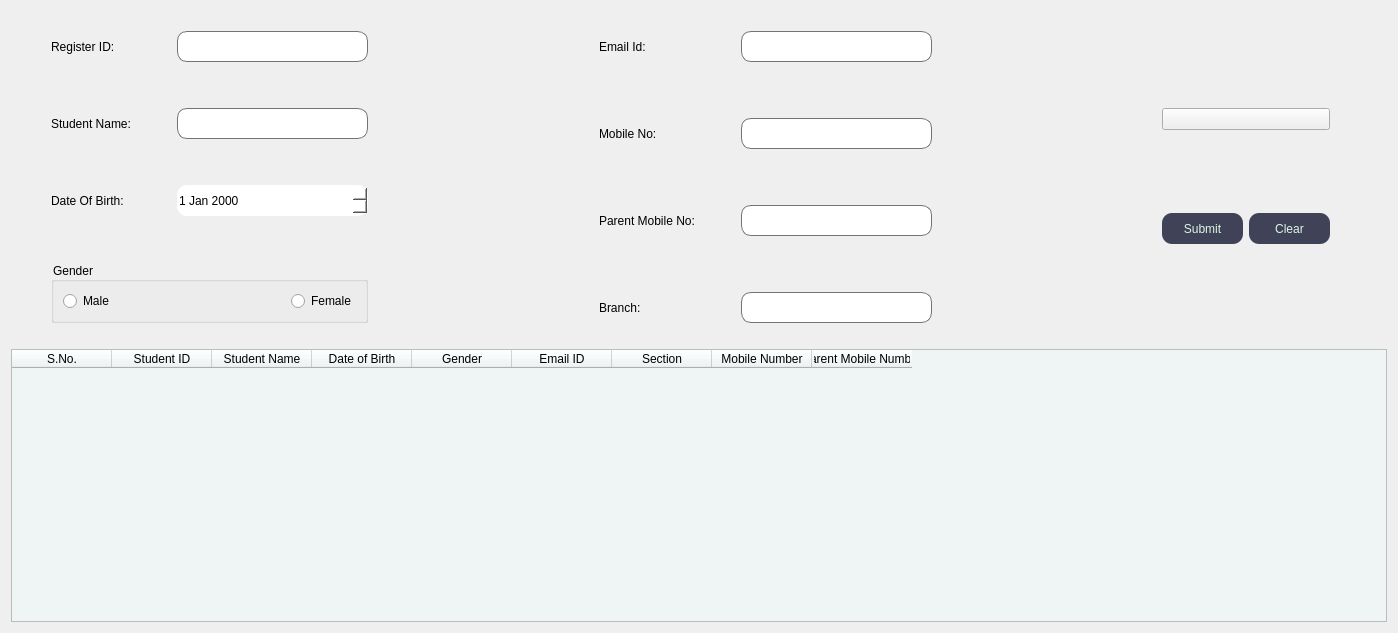
<?xml version="1.0" encoding="UTF-8"?>
<ui version="4.0">
 <class>Form</class>
 <widget class="QWidget" name="Form">
  <property name="geometry">
   <rect>
    <x>0</x>
    <y>0</y>
    <width>1398</width>
    <height>633</height>
   </rect>
  </property>
  <property name="windowTitle">
   <string>Form</string>
  </property>
  <layout class="QGridLayout" name="gridLayout_8">
   <item row="0" column="0">
    <spacer name="horizontalSpacer_13">
     <property name="orientation">
      <enum>Qt::Horizontal</enum>
     </property>
     <property name="sizeHint" stdset="0">
      <size>
       <width>1377</width>
       <height>20</height>
      </size>
     </property>
    </spacer>
   </item>
   <item row="1" column="0">
    <layout class="QGridLayout" name="gridLayout_7">
     <item row="0" column="0">
      <layout class="QGridLayout" name="gridLayout_4">
       <item row="0" column="1">
        <layout class="QGridLayout" name="gridLayout_3">
         <item row="0" column="0">
          <widget class="QLabel" name="label_2">
           <property name="styleSheet">
            <string notr="true">color: rgb(0, 0, 0);
font: 75 16pt &quot;Times New Roman&quot;;</string>
           </property>
           <property name="text">
            <string>Register ID:</string>
           </property>
          </widget>
         </item>
         <item row="0" column="1">
          <spacer name="horizontalSpacer">
           <property name="orientation">
            <enum>Qt::Horizontal</enum>
           </property>
           <property name="sizeHint" stdset="0">
            <size>
             <width>40</width>
             <height>20</height>
            </size>
           </property>
          </spacer>
         </item>
         <item row="0" column="2" colspan="2">
          <widget class="QLineEdit" name="lineID">
           <property name="sizePolicy">
            <sizepolicy hsizetype="Fixed" vsizetype="Fixed">
             <horstretch>0</horstretch>
             <verstretch>0</verstretch>
            </sizepolicy>
           </property>
           <property name="minimumSize">
            <size>
             <width>191</width>
             <height>31</height>
            </size>
           </property>
           <property name="styleSheet">
            <string notr="true">QLineEdit{
border-radius:10px;
background-color: rgb(255, 255, 255);
font: 12pt &quot;Times New Roman&quot;;
border: 1px solid #737373;
}

QLineEdit:Focus{
border: 2px solid #00006d;
	
}</string>
           </property>
           <property name="text">
            <string/>
           </property>
          </widget>
         </item>
         <item row="1" column="0">
          <spacer name="verticalSpacer">
           <property name="orientation">
            <enum>Qt::Vertical</enum>
           </property>
           <property name="sizeHint" stdset="0">
            <size>
             <width>20</width>
             <height>40</height>
            </size>
           </property>
          </spacer>
         </item>
         <item row="1" column="3">
          <spacer name="verticalSpacer_3">
           <property name="orientation">
            <enum>Qt::Vertical</enum>
           </property>
           <property name="sizeHint" stdset="0">
            <size>
             <width>20</width>
             <height>40</height>
            </size>
           </property>
          </spacer>
         </item>
         <item row="2" column="0">
          <widget class="QLabel" name="label_3">
           <property name="styleSheet">
            <string notr="true">color: rgb(0, 0, 0);
font: 75 16pt &quot;Times New Roman&quot;;</string>
           </property>
           <property name="text">
            <string>Student Name:</string>
           </property>
          </widget>
         </item>
         <item row="2" column="1">
          <spacer name="horizontalSpacer_2">
           <property name="orientation">
            <enum>Qt::Horizontal</enum>
           </property>
           <property name="sizeHint" stdset="0">
            <size>
             <width>40</width>
             <height>20</height>
            </size>
           </property>
          </spacer>
         </item>
         <item row="2" column="2" colspan="2">
          <widget class="QLineEdit" name="stdname">
           <property name="sizePolicy">
            <sizepolicy hsizetype="Fixed" vsizetype="Fixed">
             <horstretch>0</horstretch>
             <verstretch>0</verstretch>
            </sizepolicy>
           </property>
           <property name="minimumSize">
            <size>
             <width>191</width>
             <height>31</height>
            </size>
           </property>
           <property name="styleSheet">
            <string notr="true">QLineEdit{
border-radius:10px;
background-color: rgb(255, 255, 255);
font: 12pt &quot;Times New Roman&quot;;
border: 1px solid #737373;
}

QLineEdit:Focus{
border: 2px solid #00006d;
	
}</string>
           </property>
          </widget>
         </item>
         <item row="3" column="0">
          <spacer name="verticalSpacer_2">
           <property name="orientation">
            <enum>Qt::Vertical</enum>
           </property>
           <property name="sizeHint" stdset="0">
            <size>
             <width>20</width>
             <height>40</height>
            </size>
           </property>
          </spacer>
         </item>
         <item row="3" column="2">
          <spacer name="verticalSpacer_4">
           <property name="orientation">
            <enum>Qt::Vertical</enum>
           </property>
           <property name="sizeHint" stdset="0">
            <size>
             <width>20</width>
             <height>40</height>
            </size>
           </property>
          </spacer>
         </item>
         <item row="4" column="0">
          <widget class="QLabel" name="label_4">
           <property name="styleSheet">
            <string notr="true">color: rgb(0, 0, 0);
font: 75 16pt &quot;Times New Roman&quot;;</string>
           </property>
           <property name="text">
            <string>Date Of Birth:</string>
           </property>
          </widget>
         </item>
         <item row="4" column="1">
          <spacer name="horizontalSpacer_3">
           <property name="orientation">
            <enum>Qt::Horizontal</enum>
           </property>
           <property name="sizeHint" stdset="0">
            <size>
             <width>40</width>
             <height>20</height>
            </size>
           </property>
          </spacer>
         </item>
         <item row="4" column="2" colspan="2">
          <widget class="QDateEdit" name="inputDOB">
           <property name="sizePolicy">
            <sizepolicy hsizetype="Fixed" vsizetype="Fixed">
             <horstretch>0</horstretch>
             <verstretch>0</verstretch>
            </sizepolicy>
           </property>
           <property name="minimumSize">
            <size>
             <width>191</width>
             <height>31</height>
            </size>
           </property>
           <property name="styleSheet">
            <string notr="true">QDateEdit{
border-radius:10px;
background-color: rgb(255, 255, 255);
font: 12pt &quot;Times New Roman&quot;;
}

QDateEdit:Focus{
border: 2px solid #00006d;
	
}</string>
           </property>
          </widget>
         </item>
        </layout>
       </item>
       <item row="1" column="1">
        <spacer name="verticalSpacer_5">
         <property name="orientation">
          <enum>Qt::Vertical</enum>
         </property>
         <property name="sizeHint" stdset="0">
          <size>
           <width>20</width>
           <height>40</height>
          </size>
         </property>
        </spacer>
       </item>
       <item row="2" column="1">
        <widget class="QGroupBox" name="groupBox_2">
         <property name="styleSheet">
          <string notr="true">color: rgb(0, 0, 0);
font: 75 16pt &quot;Times New Roman&quot;;</string>
         </property>
         <property name="title">
          <string>Gender</string>
         </property>
         <layout class="QGridLayout" name="gridLayout">
          <item row="0" column="0">
           <layout class="QGridLayout" name="gridLayout_2">
            <item row="0" column="0">
             <widget class="QRadioButton" name="male">
              <property name="styleSheet">
               <string notr="true">color: rgb(0, 0, 0);
font: 75 12pt &quot;Times New Roman&quot;;</string>
              </property>
              <property name="text">
               <string>Male</string>
              </property>
             </widget>
            </item>
            <item row="0" column="1">
             <spacer name="horizontalSpacer_4">
              <property name="orientation">
               <enum>Qt::Horizontal</enum>
              </property>
              <property name="sizeHint" stdset="0">
               <size>
                <width>40</width>
                <height>20</height>
               </size>
              </property>
             </spacer>
            </item>
            <item row="0" column="2">
             <widget class="QRadioButton" name="female">
              <property name="styleSheet">
               <string notr="true">color: rgb(0, 0, 0);
font: 75 12pt &quot;Times New Roman&quot;;</string>
              </property>
              <property name="text">
               <string>Female</string>
              </property>
             </widget>
            </item>
           </layout>
          </item>
         </layout>
        </widget>
       </item>
       <item row="1" column="0">
        <spacer name="horizontalSpacer_11">
         <property name="orientation">
          <enum>Qt::Horizontal</enum>
         </property>
         <property name="sizeHint" stdset="0">
          <size>
           <width>40</width>
           <height>20</height>
          </size>
         </property>
        </spacer>
       </item>
      </layout>
     </item>
     <item row="0" column="1">
      <spacer name="horizontalSpacer_9">
       <property name="orientation">
        <enum>Qt::Horizontal</enum>
       </property>
       <property name="sizeHint" stdset="0">
        <size>
         <width>40</width>
         <height>20</height>
        </size>
       </property>
      </spacer>
     </item>
     <item row="0" column="2">
      <layout class="QGridLayout" name="gridLayout_5">
       <item row="0" column="0">
        <widget class="QLabel" name="label_5">
         <property name="styleSheet">
          <string notr="true">color: rgb(0, 0, 0);
font: 75 16pt &quot;Times New Roman&quot;;</string>
         </property>
         <property name="text">
          <string>Email Id:</string>
         </property>
        </widget>
       </item>
       <item row="0" column="1">
        <spacer name="horizontalSpacer_6">
         <property name="orientation">
          <enum>Qt::Horizontal</enum>
         </property>
         <property name="sizeHint" stdset="0">
          <size>
           <width>40</width>
           <height>20</height>
          </size>
         </property>
        </spacer>
       </item>
       <item row="0" column="2">
        <widget class="QLineEdit" name="inputEmail">
         <property name="sizePolicy">
          <sizepolicy hsizetype="Fixed" vsizetype="Fixed">
           <horstretch>0</horstretch>
           <verstretch>0</verstretch>
          </sizepolicy>
         </property>
         <property name="minimumSize">
          <size>
           <width>191</width>
           <height>31</height>
          </size>
         </property>
         <property name="styleSheet">
          <string notr="true">QLineEdit{
border-radius:10px;
background-color: rgb(255, 255, 255);
font: 12pt &quot;Times New Roman&quot;;
border: 1px solid #737373;
}

QLineEdit:Focus{
border: 2px solid #00006d;
	
}</string>
         </property>
         <property name="text">
          <string/>
         </property>
        </widget>
       </item>
       <item row="1" column="0">
        <spacer name="verticalSpacer_6">
         <property name="orientation">
          <enum>Qt::Vertical</enum>
         </property>
         <property name="sizeHint" stdset="0">
          <size>
           <width>20</width>
           <height>40</height>
          </size>
         </property>
        </spacer>
       </item>
       <item row="1" column="2">
        <spacer name="verticalSpacer_7">
         <property name="orientation">
          <enum>Qt::Vertical</enum>
         </property>
         <property name="sizeHint" stdset="0">
          <size>
           <width>20</width>
           <height>40</height>
          </size>
         </property>
        </spacer>
       </item>
       <item row="2" column="0">
        <widget class="QLabel" name="label_6">
         <property name="styleSheet">
          <string notr="true">color: rgb(0, 0, 0);
font: 75 16pt &quot;Times New Roman&quot;;</string>
         </property>
         <property name="text">
          <string>Mobile No:</string>
         </property>
        </widget>
       </item>
       <item row="2" column="1">
        <spacer name="horizontalSpacer_7">
         <property name="orientation">
          <enum>Qt::Horizontal</enum>
         </property>
         <property name="sizeHint" stdset="0">
          <size>
           <width>40</width>
           <height>20</height>
          </size>
         </property>
        </spacer>
       </item>
       <item row="2" column="2">
        <widget class="QLineEdit" name="inputMobile">
         <property name="sizePolicy">
          <sizepolicy hsizetype="Fixed" vsizetype="Fixed">
           <horstretch>0</horstretch>
           <verstretch>0</verstretch>
          </sizepolicy>
         </property>
         <property name="minimumSize">
          <size>
           <width>191</width>
           <height>31</height>
          </size>
         </property>
         <property name="styleSheet">
          <string notr="true">QLineEdit{
border-radius:10px;
background-color: rgb(255, 255, 255);
font: 12pt &quot;Times New Roman&quot;;
border: 1px solid #737373;
}

QLineEdit:Focus{
border: 2px solid #00006d;
	
}</string>
         </property>
         <property name="text">
          <string/>
         </property>
        </widget>
       </item>
       <item row="3" column="0">
        <spacer name="verticalSpacer_8">
         <property name="orientation">
          <enum>Qt::Vertical</enum>
         </property>
         <property name="sizeHint" stdset="0">
          <size>
           <width>20</width>
           <height>40</height>
          </size>
         </property>
        </spacer>
       </item>
       <item row="3" column="2">
        <spacer name="verticalSpacer_9">
         <property name="orientation">
          <enum>Qt::Vertical</enum>
         </property>
         <property name="sizeHint" stdset="0">
          <size>
           <width>20</width>
           <height>40</height>
          </size>
         </property>
        </spacer>
       </item>
       <item row="4" column="0">
        <widget class="QLabel" name="label_7">
         <property name="styleSheet">
          <string notr="true">color: rgb(0, 0, 0);
font: 75 16pt &quot;Times New Roman&quot;;</string>
         </property>
         <property name="text">
          <string>Parent Mobile No:</string>
         </property>
        </widget>
       </item>
       <item row="4" column="1">
        <spacer name="horizontalSpacer_8">
         <property name="orientation">
          <enum>Qt::Horizontal</enum>
         </property>
         <property name="sizeHint" stdset="0">
          <size>
           <width>40</width>
           <height>20</height>
          </size>
         </property>
        </spacer>
       </item>
       <item row="4" column="2">
        <widget class="QLineEdit" name="inputParent">
         <property name="sizePolicy">
          <sizepolicy hsizetype="Fixed" vsizetype="Fixed">
           <horstretch>0</horstretch>
           <verstretch>0</verstretch>
          </sizepolicy>
         </property>
         <property name="minimumSize">
          <size>
           <width>191</width>
           <height>31</height>
          </size>
         </property>
         <property name="styleSheet">
          <string notr="true">QLineEdit{
border-radius:10px;
background-color: rgb(255, 255, 255);
font: 12pt &quot;Times New Roman&quot;;
border: 1px solid #737373;
}

QLineEdit:Focus{
border: 2px solid #00006d;
	
}</string>
         </property>
         <property name="text">
          <string/>
         </property>
        </widget>
       </item>
       <item row="5" column="0">
        <spacer name="verticalSpacer_10">
         <property name="orientation">
          <enum>Qt::Vertical</enum>
         </property>
         <property name="sizeHint" stdset="0">
          <size>
           <width>20</width>
           <height>40</height>
          </size>
         </property>
        </spacer>
       </item>
       <item row="5" column="2">
        <spacer name="verticalSpacer_11">
         <property name="orientation">
          <enum>Qt::Vertical</enum>
         </property>
         <property name="sizeHint" stdset="0">
          <size>
           <width>20</width>
           <height>40</height>
          </size>
         </property>
        </spacer>
       </item>
       <item row="6" column="0">
        <widget class="QLabel" name="label_8">
         <property name="styleSheet">
          <string notr="true">color: rgb(0, 0, 0);
font: 75 16pt &quot;Times New Roman&quot;;</string>
         </property>
         <property name="text">
          <string>Branch:</string>
         </property>
        </widget>
       </item>
       <item row="6" column="1">
        <spacer name="horizontalSpacer_5">
         <property name="orientation">
          <enum>Qt::Horizontal</enum>
         </property>
         <property name="sizeHint" stdset="0">
          <size>
           <width>40</width>
           <height>20</height>
          </size>
         </property>
        </spacer>
       </item>
       <item row="6" column="2">
        <widget class="QLineEdit" name="inputBranch">
         <property name="minimumSize">
          <size>
           <width>191</width>
           <height>31</height>
          </size>
         </property>
         <property name="styleSheet">
          <string notr="true">QLineEdit{
border-radius:10px;
background-color: rgb(255, 255, 255);
font: 12pt &quot;Times New Roman&quot;;
border: 1px solid #737373;
}

QLineEdit:Focus{
border: 2px solid #00006d;
	
}</string>
         </property>
         <property name="text">
          <string/>
         </property>
        </widget>
       </item>
      </layout>
     </item>
     <item row="0" column="3">
      <spacer name="horizontalSpacer_10">
       <property name="orientation">
        <enum>Qt::Horizontal</enum>
       </property>
       <property name="sizeHint" stdset="0">
        <size>
         <width>40</width>
         <height>20</height>
        </size>
       </property>
      </spacer>
     </item>
     <item row="0" column="4">
      <layout class="QGridLayout" name="gridLayout_6">
       <item row="1" column="1">
        <widget class="QPushButton" name="clearBtn">
         <property name="sizePolicy">
          <sizepolicy hsizetype="Fixed" vsizetype="Fixed">
           <horstretch>0</horstretch>
           <verstretch>0</verstretch>
          </sizepolicy>
         </property>
         <property name="minimumSize">
          <size>
           <width>81</width>
           <height>31</height>
          </size>
         </property>
         <property name="styleSheet">
          <string notr="true">QPushButton{
border-radius:10px;
background-color: rgb(64, 66, 88);
color: rgb(222, 245, 229);
font: 75 14pt &quot;Times New Roman&quot;;
}</string>
         </property>
         <property name="text">
          <string>Clear</string>
         </property>
        </widget>
       </item>
       <item row="1" column="0">
        <widget class="QPushButton" name="InsertBtn">
         <property name="sizePolicy">
          <sizepolicy hsizetype="Fixed" vsizetype="Fixed">
           <horstretch>0</horstretch>
           <verstretch>0</verstretch>
          </sizepolicy>
         </property>
         <property name="minimumSize">
          <size>
           <width>81</width>
           <height>31</height>
          </size>
         </property>
         <property name="styleSheet">
          <string notr="true">QPushButton{
border-radius:10px;
background-color: rgb(64, 66, 88);
color: rgb(222, 245, 229);
font: 75 14pt &quot;Times New Roman&quot;;

}

QPushButton:Focus{
border: 2px solid #ffff;

}</string>
         </property>
         <property name="text">
          <string>Submit</string>
         </property>
        </widget>
       </item>
       <item row="0" column="0" colspan="2">
        <widget class="QPushButton" name="stdpic">
         <property name="text">
          <string/>
         </property>
         <property name="icon">
          <iconset resource="../../Images/images.qrc">
           <normaloff>:/pics/select_profile.png</normaloff>:/pics/select_profile.png</iconset>
         </property>
         <property name="iconSize">
          <size>
           <width>201</width>
           <height>221</height>
          </size>
         </property>
        </widget>
       </item>
       <item row="0" column="2">
        <spacer name="horizontalSpacer_12">
         <property name="orientation">
          <enum>Qt::Horizontal</enum>
         </property>
         <property name="sizeHint" stdset="0">
          <size>
           <width>40</width>
           <height>20</height>
          </size>
         </property>
        </spacer>
       </item>
      </layout>
     </item>
    </layout>
   </item>
   <item row="2" column="0">
    <spacer name="horizontalSpacer_14">
     <property name="orientation">
      <enum>Qt::Horizontal</enum>
     </property>
     <property name="sizeHint" stdset="0">
      <size>
       <width>1377</width>
       <height>20</height>
      </size>
     </property>
    </spacer>
   </item>
   <item row="3" column="0">
    <widget class="QTableWidget" name="studentTable">
     <property name="styleSheet">
      <string notr="true">background-color: rgb(239, 245, 245);
border-color: rgb(0, 0, 0);</string>
     </property>
     <column>
      <property name="text">
       <string>S.No.</string>
      </property>
     </column>
     <column>
      <property name="text">
       <string>Student ID</string>
      </property>
     </column>
     <column>
      <property name="text">
       <string>Student Name</string>
      </property>
     </column>
     <column>
      <property name="text">
       <string>Date of Birth</string>
      </property>
     </column>
     <column>
      <property name="text">
       <string>Gender</string>
      </property>
     </column>
     <column>
      <property name="text">
       <string>Email ID</string>
      </property>
     </column>
     <column>
      <property name="text">
       <string>Section</string>
      </property>
     </column>
     <column>
      <property name="text">
       <string>Mobile Number</string>
      </property>
     </column>
     <column>
      <property name="text">
       <string>Parent Mobile Number</string>
      </property>
     </column>
    </widget>
   </item>
  </layout>
 </widget>
 <resources>
  <include location="../../Images/images.qrc"/>
 </resources>
 <connections/>
</ui>
